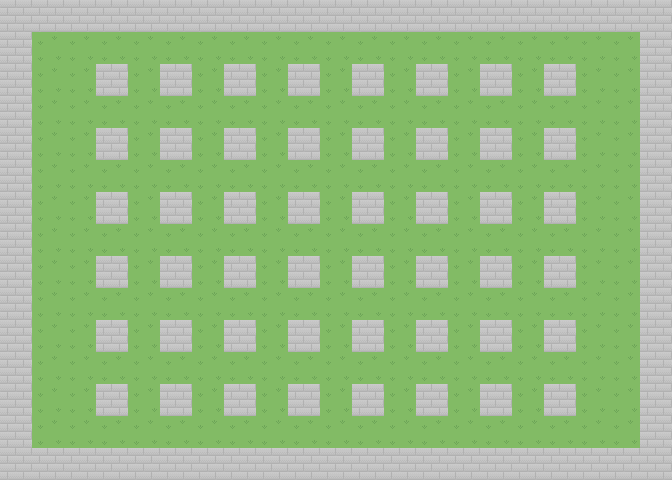

A level layout from a 2D game, rendered from its tile map. Below: a short description, then the map file with its tile-grid data intact:
An orthogonal 21x15 tile map with 32x32 px tiles, 2 tile layers (suelo, solido paredes).

<map version="1.0" orientation="orthogonal" width="21" height="15" tilewidth="32" tileheight="32">
 <tileset firstgid="1" name="free_tileset_version_10" tilewidth="32" tileheight="32">
  <image source="free_tileset_version_10.png" width="480" height="1216" />
 </tileset>
 <layer name="suelo" width="21" height="15">
  <data encoding="csv">
276,276,276,276,276,276,276,276,276,276,276,276,276,276,276,276,276,276,276,276,276,
276,276,276,276,276,276,276,276,276,276,276,276,276,276,276,276,276,276,276,276,276,
276,276,276,276,276,276,276,276,276,276,276,276,276,276,276,276,276,276,276,276,276,
276,276,276,276,276,276,276,276,276,276,276,276,276,276,276,276,276,276,276,276,276,
276,276,276,276,276,276,276,276,276,276,276,276,276,276,276,276,276,276,276,276,276,
276,276,276,276,276,276,276,276,276,276,276,276,276,276,276,276,276,276,276,276,276,
276,276,276,276,276,276,276,276,276,276,276,276,276,276,276,276,276,276,276,276,276,
276,276,276,276,276,276,276,276,276,276,276,276,276,276,276,276,276,276,276,276,276,
276,276,276,276,276,276,276,276,276,276,276,276,276,276,276,276,276,276,276,276,276,
276,276,276,276,276,276,276,276,276,276,276,276,276,276,276,276,276,276,276,276,276,
276,276,276,276,276,276,276,276,276,276,276,276,276,276,276,276,276,276,276,276,276,
276,276,276,276,276,276,276,276,276,276,276,276,276,276,276,276,276,276,276,276,276,
276,276,276,276,276,276,276,276,276,276,276,276,276,276,276,276,276,276,276,276,276,
276,276,276,276,276,276,276,276,276,276,276,276,276,276,276,276,276,276,276,276,276,
276,276,276,276,276,276,276,276,276,276,276,276,276,276,276,276,276,276,276,276,276
</data>
 </layer>
 <layer name="solido paredes" width="21" height="15">
  <data encoding="csv">
11,11,11,11,11,11,11,11,11,11,11,11,11,11,11,11,11,11,11,11,11,
11,0,0,0,0,0,0,0,0,0,0,0,0,0,0,0,0,0,0,0,11,
11,0,0,11,0,11,0,11,0,11,0,11,0,11,0,11,0,11,0,0,11,
11,0,0,0,0,0,0,0,0,0,0,0,0,0,0,0,0,0,0,0,11,
11,0,0,11,0,11,0,11,0,11,0,11,0,11,0,11,0,11,0,0,11,
11,0,0,0,0,0,0,0,0,0,0,0,0,0,0,0,0,0,0,0,11,
11,0,0,11,0,11,0,11,0,11,0,11,0,11,0,11,0,11,0,0,11,
11,0,0,0,0,0,0,0,0,0,0,0,0,0,0,0,0,0,0,0,11,
11,0,0,11,0,11,0,11,0,11,0,11,0,11,0,11,0,11,0,0,11,
11,0,0,0,0,0,0,0,0,0,0,0,0,0,0,0,0,0,0,0,11,
11,0,0,11,0,11,0,11,0,11,0,11,0,11,0,11,0,11,0,0,11,
11,0,0,0,0,0,0,0,0,0,0,0,0,0,0,0,0,0,0,0,11,
11,0,0,11,0,11,0,11,0,11,0,11,0,11,0,11,0,11,0,0,11,
11,0,0,0,0,0,0,0,0,0,0,0,0,0,0,0,0,0,0,0,11,
11,11,11,11,11,11,11,11,11,11,11,11,11,11,11,11,11,11,11,11,11
</data>
 </layer>
</map>
